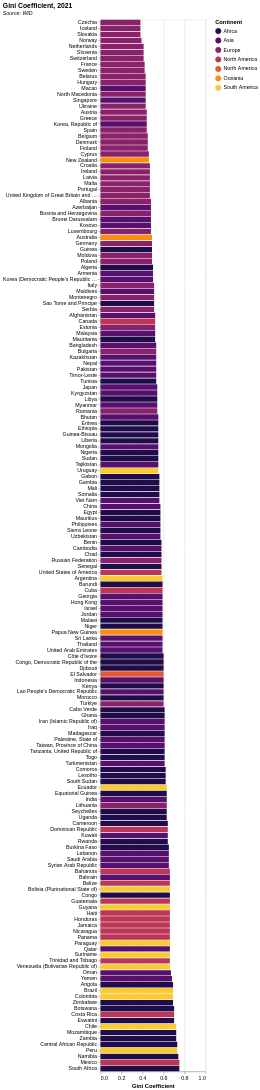

Specify this chart in Vega-Lite:
### Vega-Lite specification from a JSON file in a GitHub repository (floating-point values rounded to 4 significant figures; data arrays with more than 128 entries replaced by an {"elided": "..."} marker saying what was removed)
{"$schema": "https://vega.github.io/schema/vega-lite/v5.json", "title": {"text": "Gini Coefficient, 2021", "subtitle": ["Source: WID"], "subtitleFontStyle": "italic", "subtitleFontSize": 10, "anchor": "start", "color": "black"}, "data": {"values": {"elided": "176 records"}}, "height": 2100, "width": 200, "encoding": {"x": {"field": "2021", "type": "quantitative", "scale": {"domain": [0, 1]}, "title": "Gini Coefficient"}, "y": {"field": "Country", "type": "nominal", "title": null, "sort": {"op": "sum", "field": "2021"}, "axis": {"offset": 0, "ticks": true, "domain": false, "labelAngle": 0, "labelFontSize": 10}}}, "layer": [{"mark": "bar", "encoding": {"detail": {"field": "Country", "type": "nominal"}, "color": {"field": "Continent"}}}, {"mark": {"type": "point", "filled": false, "stroke": "transparent"}, "encoding": {"tooltip": [{"field": "Country", "type": "nominal", "title": "Country"}, {"field": "2021", "type": "quantitative", "title": "Gini"}], "color": {"field": "Continent", "type": "nominal", "title": "Continent", "scale": {"scheme": "inferno"}}, "size": {"value": 50}, "opacity": {"value": 1}}}]}
